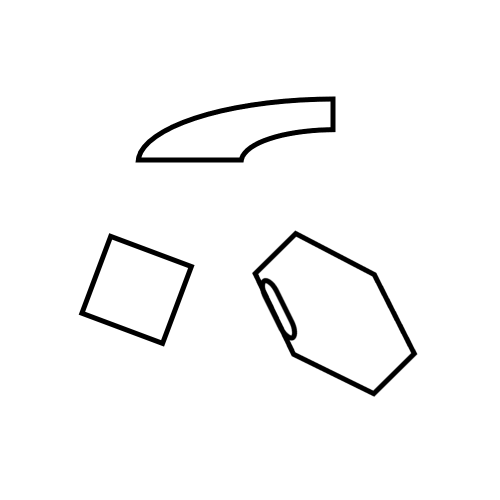
#> input picture test_images_random/test_image_shapes.png, 1000 x 1000 px, found by its file name (shown at 1/2 size)
$ jupyter execute --allow-errors test123.ipynb   (shell and % lines are left out)
#> lines starting #> are read from the running program, lines starting #| are printed output that depends on the picture; after the words box and inside, x2 and y2 are one past the last pixel; in counts of white or black regions, pixels touching at a corner belong together
[cell 1]
import h5py
my_path = r'c:\Users\David\miniconda3\envs\cil2\share\cil\24737_fd_normalised.nxs'
# Open the file
#> (the rest of this cell did not finish here and is left out)

[cell 2]
from cil.utilities.display import show1D

from cil.utilities.dataexample import PEPPERS

#> (the rest of this cell did not finish here and is left out)

[cell 3]
from cil.framework import AcquisitionGeometry
from cil.utilities.display import show_geometry

#> (the rest of this cell did not finish here and is left out)

[cell 4]
from cil.framework import ImageGeometry
#> (the rest of this cell did not finish here and is left out)

[cell 5]
from cil.framework import AcquisitionGeometry
from cil.utilities.display import show_geometry
from cil.framework import ImageGeometry
#> (the rest of this cell did not finish here and is left out)

[cell 6]
import numpy as np
import matplotlib.pyplot as plt

# Image dimensions
image_size = 151  # Size of the square image (256x256 pixels)
radius = image_size // 2  # Radius of the circle

# Initialize a square image with zeros (black)
image = np.zeros((image_size, image_size))

# Create the circle
for y in range(image_size):
    for x in range(image_size):
        # Check if the pixel is inside the circle
        if (x - image_size // 2) ** 2 + (y - image_size // 2) ** 2 < radius ** 2:
            image[y, x] = 1  # Set pixel value to 1 (white) inside the circle

# Display the image
plt.imshow(image, cmap='gray')
plt.title('Square Image with Centered Circle')
plt.axis('off')  # Turn off axis numbers
plt.show()
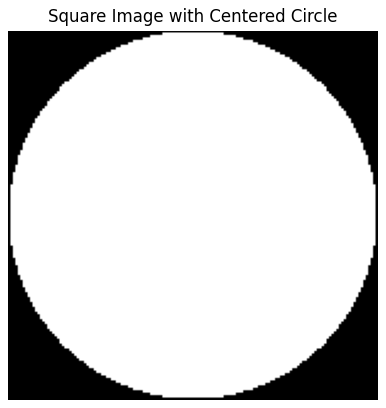
#> figure drawn by matplotlib, 1 panel

[cell 7]
import numpy as np
import matplotlib.pyplot as plt

def create_circle_image(image_size, radius, center):
    # Initialize a square image with zeros (black)
#> called with image_size = 256, radius = 80, center = (10, 128)
    image = np.zeros((image_size, image_size))

    # Create the circle
    for y in range(image_size):
        for x in range(image_size):
            # Check if the pixel is inside the circle
            if (x - center[0]) ** 2 + (y - center[1]) ** 2 < radius ** 2:
                image[y, x] = 1  # Set pixel value to 1 (white) inside the circle

    return image

# Parameters for the image and the circle
image_size = 256  # Size of the square image
radius = 80  # Radius of the circle
center = (10, 128)  # Center of the circle (x, y)

# Create the image
image = create_circle_image(image_size, radius, center)

# Display the image
plt.imshow(image, cmap='gray')
plt.title('Square Image with Custom Circle')
plt.axis('off')  # Turn off axis numbers
plt.show()

[cell 8]
import numpy as np
import matplotlib.pyplot as plt

def create_circle_image(image_size, radius, center):
    # Initialize a square image with zeros (black)
#> called with image_size = 256, radius = 80, center = (0, 128)
    image = np.zeros((image_size, image_size))

    # Create the circle
    for x in range(image_size):
        for y in range(image_size):
            # Check if the pixel is inside the circle
            # x is now the vertical coordinate, and y is the horizontal coordinate
            if (x - center[0]) ** 2 + (y - center[1]) ** 2 < radius ** 2:
                image[x, y] = 1  # Set pixel value to 1 (white) inside the circle

    return image

# Parameters for the image and the circle
image_size = 256  # Size of the square image
radius = 80  # Radius of the circle
center = (0, 128)  # Center of the circle (x, y)

# Create the image
image = create_circle_image(image_size, radius, center)

# Display the image
plt.imshow(image, cmap='gray')
plt.title('Square Image with Custom Circle')
plt.axis('off')  # Turn off axis numbers
plt.show()
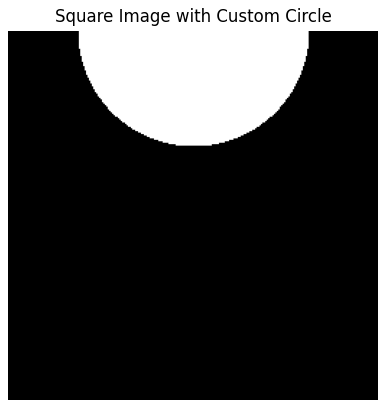
#> figure drawn by matplotlib, 1 panel

[cell 9]
import numpy as np
data = []

#> (the rest of this cell did not finish here and is left out)

[cell 10]
import numpy as np
import matplotlib.pyplot as plt

def generate_triangle_image(img_size, triangle_size, corner_coords):
    """
    Generate a right triangle test image.

    Parameters:
    img_size (tuple): Size of the image (width, height)
    triangle_size (tuple): Size of the right triangle (base, height)
    corner_coords (tuple): Coordinates of the right-angled corner (x, y)
    """
#> called with img_size = (20, 20), triangle_size = (10, 10), corner_coords = (5, 5)
    # Create a blank image
    image = np.zeros(img_size)

    # Define the triangle
    for x in range(corner_coords[0], min(corner_coords[0] + triangle_size[0], img_size[0])):
        for y in range(corner_coords[1], min(corner_coords[1] + triangle_size[1], img_size[1])):
            if (x - corner_coords[0]) + (y - corner_coords[1]) < triangle_size[0]:
                image[y, x] = 1  # Set pixel value

    return image

# Example usage
im_width = 20
tri_width = im_width//2
corner = im_width//4
# im_width = 50
# tri_width = 25
# corner = 12
img_size = (im_width, im_width)  # Image size: 100x100 pixels
triangle_size = (tri_width, tri_width)  # Triangle size: base=50, height=50 pixels
corner_coords = (corner, corner)  # Right-angled corner at (25, 25)

# Generate the image
triangle_image = generate_triangle_image(img_size, triangle_size, corner_coords)

# Display the image
# plt.imshow(triangle_image, cmap='gray')
plt.imshow(np.rot90(triangle_image, 1), cmap='gray')
plt.axis('off')
plt.show()
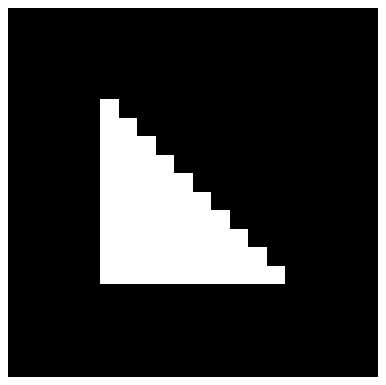
#> figure drawn by matplotlib, 1 panel

[cell 11]
import numpy as np
import matplotlib.pyplot as plt

# Sample from the distribution
num_samples = 10**6
mean_energy = 50  # mean energy in keV (example)
std_dev_energy = 5  # standard deviation in keV (example)
sampled_energies = np.random.normal(mean_energy, std_dev_energy, num_samples)

# Define bins
num_bins = 20  # Number of bins
bins = np.linspace(20, 100, num_bins+1)  # Energy range from 20 keV to 100 keV

# Create histogram
hist, bin_edges = np.histogram(sampled_energies, bins=bins, density=True)

# Bin centers
bin_centers = (bin_edges[:-1] + bin_edges[1:]) / 2

# Plot the histogram
plt.bar(bin_centers, hist, align='center', width=np.diff(bin_edges))
plt.title("Histogram of X-ray Energy Distribution")
plt.xlabel("Energy (keV)")
plt.ylabel("Probability Density")

plt.plot(bin_centers,hist,'r.')
plt.show()
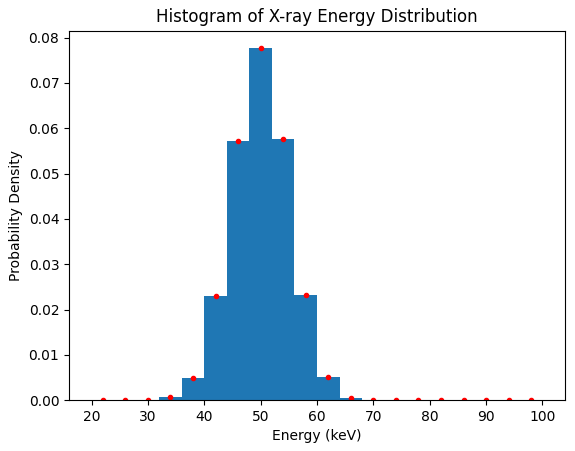
#> figure drawn by matplotlib, 1 panel; tallest bar 0.0777 high, from x = 48 to 52; curve peaks at x = 50, y = 0.0777

[cell 12]
from PIL import Image, ImageDraw
import numpy as np

def draw_shapes(image_size, polygon_sides, polygon_radius, polygon_center, polygon_thickness,
                circle_radius, circle_center, ellipse_bounds, ellipse_angle, line_thickness):
    """
    Draws a specified hollow polygon, circle, and non-hollow ellipse on a square image.

    Parameters:
    - image_size: Size of the square image (width, height).
    - polygon_sides: Number of sides in the polygon.
    - polygon_radius: Radius of the circumscribed circle of the polygon.
    - polygon_center: Center of the polygon (x, y).
    - polygon_thickness: Thickness of the polygon's outline.
    - circle_radius: Radius of the circle.
    - circle_center: Center of the circle (x, y).
    - ellipse_bounds: Bounds of the ellipse (x0, y0, x1, y1).
    - ellipse_angle: Angle of the ellipse in degrees (currently not used in this simplified version).
    - line_thickness: Thickness of the lines for drawing shapes.
    """
#> called with image_size = 500, polygon_sides = 6, polygon_radius = 100, polygon_center = (250, 250), polygon_thickness = 10, circle_radius = 50, circle_center = (150, 150), ellipse_bounds = (300, 100, 500, 200)

    # Create a blank image
    image = Image.new('RGB', (image_size, image_size), 'white')
#> image: PIL image 500x500 RGB; every value is 255
    draw = ImageDraw.Draw(image)

    # Draw the hollow polygon
    angle = np.linspace(0, 2 * np.pi, polygon_sides, endpoint=False)
    polygon = [(polygon_center[0] + polygon_radius * np.cos(a), polygon_center[1] + polygon_radius * np.sin(a)) for a in angle]
    for i in range(-polygon_thickness//2, polygon_thickness//2+1):
        offset_polygon = [(p[0] + i, p[1] + i) for p in polygon]
        draw.polygon(offset_polygon, outline='black', fill=None)

    # Draw the circle (hollow by drawing a white circle inside a larger black one)
    draw.ellipse((circle_center[0]-circle_radius, circle_center[1]-circle_radius, circle_center[0]+circle_radius, circle_center[1]+circle_radius), outline='black', width=line_thickness)

    # Draw the non-hollow ellipse
    draw.ellipse(ellipse_bounds, fill='black')
    # To make the polygon hollow, you might draw a smaller polygon inside it or simply adjust the polygon's outline thickness if that's an option

    # Draw the circle (hollow by drawing a white circle inside a larger black one)
    draw.ellipse((circle_center[0]-circle_radius, circle_center[1]-circle_radius, circle_center[0]+circle_radius, circle_center[1]+circle_radius), outline='black', width=line_thickness)

    # Draw the non-hollow ellipse
    draw.ellipse(ellipse_bounds, fill='black')

    return image

# Example usage
image_size = 500
polygon_sides = 6
polygon_radius = 100
polygon_center = (250, 250)
polygon_thickness = 10  # Note: This version does not use thickness for the polygon, needs a different approach
circle_radius = 50
circle_center = (150, 150)
ellipse_bounds = (300, 100, 500, 200)
ellipse_angle = 30  # Note: Currently not used in this simplified version
line_thickness = 10

image = draw_shapes(image_size, polygon_sides, polygon_radius, polygon_center, polygon_thickness,
                    circle_radius, circle_center, ellipse_bounds, ellipse_angle, line_thickness)
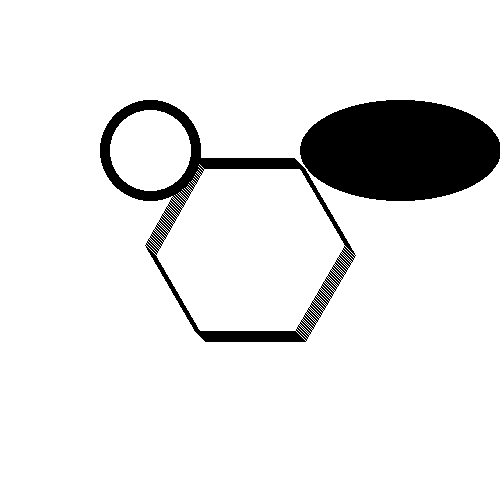
#> image: PIL image 500x500 RGB; 90.6% white; 2 black regions, box (x1, y1, x2, y2) and area: (300, 100, 500, 201) 15936, (100, 100, 356, 342) 7588
image

[cell 13]
from PIL import Image, ImageDraw

def draw_hollow_polygon(image_size, num_sides, radius, center, line_thickness, fill_color='black', background_color='white'):
    """
    Draws a hollow polygon on a square image.

    Parameters:
    - image_size: Size of the square image (width, height).
    - num_sides: Number of sides in the polygon.
    - radius: Radius of the circumscribed circle of the polygon.
    - center: Center of the polygon (x, y).
    - line_thickness: Thickness of the polygon's outline.
    - fill_color: Color of the polygon's outline.
    - background_color: Background color of the image.
    """
#> called with image_size = 400, num_sides = 6, radius = 100, center = (200, 200), line_thickness = 20, fill_color = 'black', background_color = 'white'
    # Create a blank image
    image = Image.new('RGB', (image_size, image_size), background_color)
#> image: PIL image 400x400 RGB; every value is 255
    draw = ImageDraw.Draw(image)

    # Calculate the outer polygon's vertices
    outer_polygon = [
        (center[0] + radius * cos(2 * pi * i / num_sides), center[1] + radius * sin(2 * pi * i / num_sides))
        for i in range(num_sides)
    ]

    # Draw the outer polygon
    draw.polygon(outer_polygon, outline=fill_color, fill=None)

    # Calculate the inner polygon's vertices (for the hollow effect)
    inner_radius = radius - line_thickness
    inner_polygon = [
        (center[0] + inner_radius * cos(2 * pi * i / num_sides), center[1] + inner_radius * sin(2 * pi * i / num_sides))
        for i in range(num_sides)
    ]

    # Draw the inner polygon with the background color to create the hollow effect
    if inner_radius > 0:  # Ensure the inner radius is positive
        draw.polygon(inner_polygon, outline=background_color, fill=background_color)

    return image

# Example usage
from math import cos, sin, pi

image_size = 400
num_sides = 6  # For example, a hexagon
radius = 100
center = (200, 200)
line_thickness = 20

image = draw_hollow_polygon(image_size, num_sides, radius, center, line_thickness)
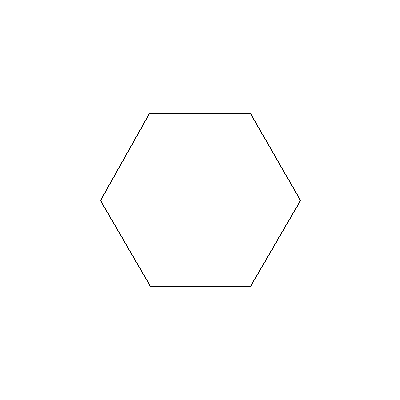
#> image: PIL image 400x400 RGB; 99.7% white; black in thin lines or dots, all inside (x1, y1, x2, y2) = (100, 113, 301, 287)
image

[cell 14]
from PIL import Image, ImageDraw

points = (
    (30, 40),
    (120, 60),
    (110, 90),
    (20, 110),
    (30, 40),
    )

im = Image.new("RGB", (150, 150))
#> im: PIL image 150x150 RGB; every value is 0
dr = ImageDraw.Draw(im)
dr.line(points, fill="red", width=9)
for point in points:
    dr.ellipse((point[0] - 4, point[1] - 4, point[0]  + 4, point[1] + 4), fill="red")
im
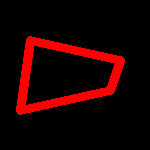
#> Out: PIL image 150x150 RGB; mean R, G, B 27.9, 0, 0

[cell 15]
import os
import numpy as np
import matplotlib.pyplot as plt
from skimage import color, io, measure, img_as_ubyte, img_as_float
from skimage.morphology import erosion, dilation, opening, closing
from skimage.morphology import disk
base_dir = os.path.abspath('/dtu/3d-imaging-center/projects/2022_DANFIX_Vindelev/analysis/s214743_bsc/')

[cell 16]
im = io.imread(os.path.join(base_dir,'test_images/test_image_shapes.png'))
#> im is the input picture: shape (1000, 1000, 3); min 0, max 255, mean 248.2
im2 = color.rgb2gray(im) == 0
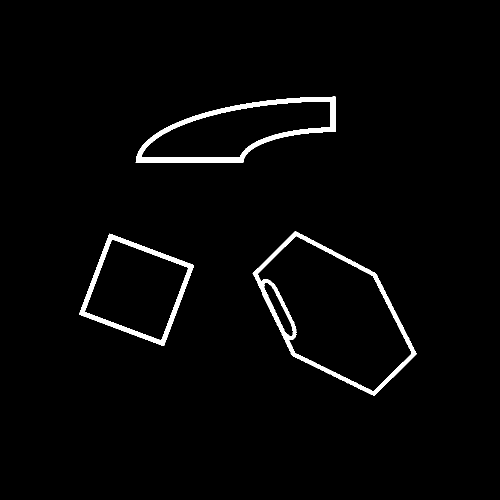
#> im2: shape (1000, 1000) bool (shown at 1/2 size); 2.3% white; 3 white regions, box (x1, y1, x2, y2) and area: (505, 462, 833, 792) 8677, (271, 193, 671, 325) 8417, (158, 467, 388, 692) 6061
plt.imshow(im2*1.0)
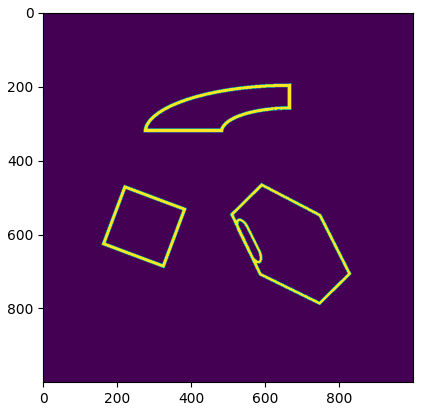
#> figure drawn by matplotlib, 1 panel

[cell 17]
im3 = erosion(im2,footprint=disk(1))
#> im3: shape (1000, 1000) bool; 1.8% white; 3 white regions, box (x1, y1, x2, y2) and area: (506, 463, 832, 791) 6818, (273, 194, 670, 324) 6675, (159, 468, 387, 691) 4806
im3 = erosion(im3,footprint=disk(1))
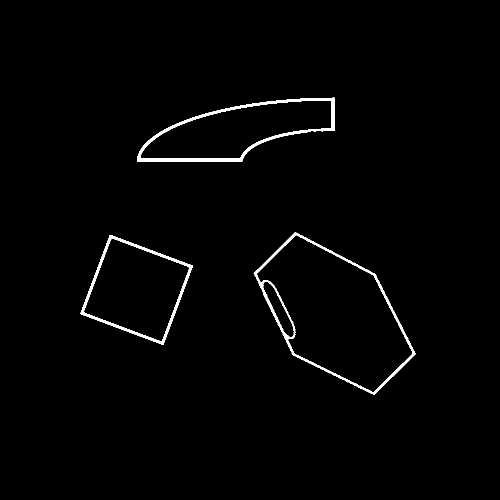
#> im3: shape (1000, 1000) bool (shown at 1/2 size); 1.3% white; 3 white regions, box (x1, y1, x2, y2) and area: (507, 464, 831, 790) 4963, (274, 195, 669, 323) 4959, (161, 470, 386, 690) 3552
# im3 = erosion(im3,footprint=disk(1))
io.imshow(im3)

[cell 18]
from scipy.optimize import curve_fit
import numpy as np

# convert your arrays to numpy arrays
x = np.array([0.004,0.005,0.006,0.007])
y = np.array([0.001,0.095,0.026,0.307])

# Choose the function form of your likings here
def f(x, c):
    return c*x

# parameters and parameter covariances
popt, pcov = curve_fit(f, x, y)
c = popt

[cell 19]
popt,pcov

[cell 20]
import os
import pickle
from cil.utilities.display import show_geometry, show2D, show1D

[cell 21]
base_dir = os.path.abspath('/dtu/3d-imaging-center/projects/2022_DANFIX_Vindelev/analysis/s214743_bsc/')
file_path = os.path.join(base_dir,'centres/X20_ROI2.pkl')
#> (the rest of this cell did not finish here and is left out)

[cell 22]
show2D(data)
#> (this line was passed over: cil is not available in this run)
